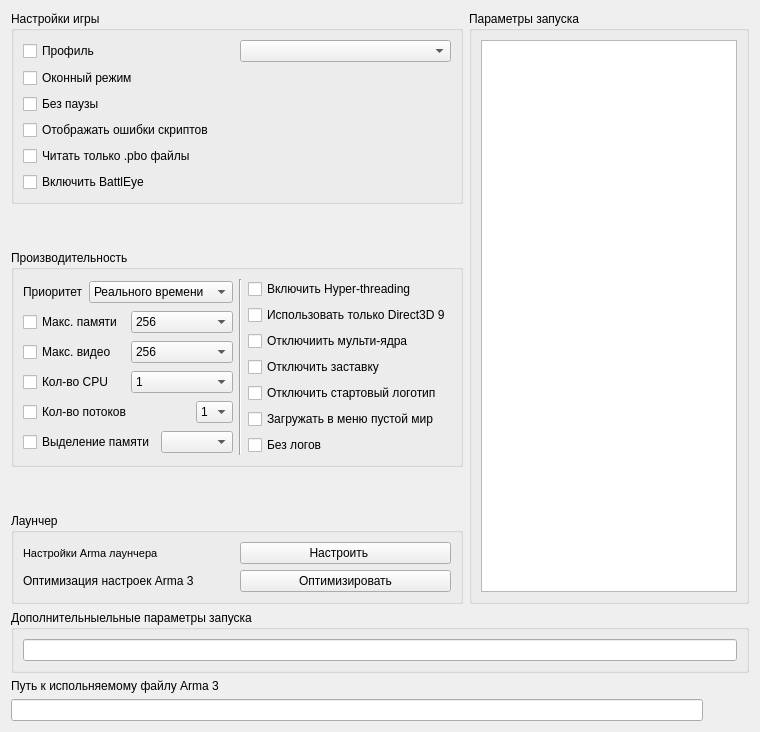
        <widget class="QWidget" name="gameSettings">
         <attribute name="icon">
          <iconset resource="pictures.qrc">
           <normaloff>:/myresources/IMG/settings59.png</normaloff>:/myresources/IMG/settings59.png</iconset>
         </attribute>
         <attribute name="title">
          <string>Параметры</string>
         </attribute>
         <layout class="QGridLayout" name="gridLayout_3">
          <item row="0" column="0">
           <layout class="QVBoxLayout" name="verticalLayout_34">
            <item>
             <layout class="QHBoxLayout" name="horizontalLayout_44">
              <item>
               <layout class="QVBoxLayout" name="verticalLayout_35">
                <item>
                 <widget class="QGroupBox" name="settingsBox">
                  <property name="title">
                   <string>Настройки игры</string>
                  </property>
                  <layout class="QGridLayout" name="gridLayout_46">
                   <item row="0" column="0">
                    <layout class="QVBoxLayout" name="verticalLayout_36">
                     <item>
                      <layout class="QHBoxLayout" name="horizontalLayout_45">
                       <item>
                        <widget class="QCheckBox" name="check_name">
                         <property name="toolTip">
                          <string>Профиль, который будет,
выбран при запуске игры.</string>
                         </property>
                         <property name="text">
                          <string>Профиль</string>
                         </property>
                        </widget>
                       </item>
                       <item>
                        <widget class="QComboBox" name="name"/>
                       </item>
                      </layout>
                     </item>
                     <item>
                      <widget class="QCheckBox" name="window">
                       <property name="toolTip">
                        <string>Запуск игры,
в оконном режиме.</string>
                       </property>
                       <property name="text">
                        <string>Оконный режим</string>
                       </property>
                      </widget>
                     </item>
                     <item>
                      <widget class="QCheckBox" name="noPause">
                       <property name="toolTip">
                        <string>При альтабе, игра будет
продолжать расчитывать сцену.</string>
                       </property>
                       <property name="text">
                        <string>Без паузы</string>
                       </property>
                      </widget>
                     </item>
                     <item>
                      <widget class="QCheckBox" name="showScriptErrors">
                       <property name="toolTip">
                        <string>Отображение ошибок
аддонов и миссий.</string>
                       </property>
                       <property name="text">
                        <string>Отображать ошибки скриптов</string>
                       </property>
                      </widget>
                     </item>
                     <item>
                      <widget class="QCheckBox" name="noFilePatching">
                       <property name="toolTip">
                        <string>Запрет на считывание данных, вне .pbo.</string>
                       </property>
                       <property name="text">
                        <string>Читать только .pbo файлы</string>
                       </property>
                      </widget>
                     </item>
                     <item>
                      <widget class="QCheckBox" name="battleEye">
                       <property name="toolTip">
                        <string>Автоматически при запуске,
включать сервис BattlEye.</string>
                       </property>
                       <property name="text">
                        <string>Включить BattlEye</string>
                       </property>
                      </widget>
                     </item>
                    </layout>
                   </item>
                  </layout>
                 </widget>
                </item>
                <item>
                 <spacer name="verticalSpacer_2">
                  <property name="orientation">
                   <enum>Qt::Vertical</enum>
                  </property>
                  <property name="sizeHint" stdset="0">
                   <size>
                    <width>20</width>
                    <height>40</height>
                   </size>
                  </property>
                 </spacer>
                </item>
                <item>
                 <widget class="QGroupBox" name="performanceBox">
                  <property name="title">
                   <string>Производительность</string>
                  </property>
                  <layout class="QHBoxLayout" name="horizontalLayout_46">
                   <item>
                    <layout class="QVBoxLayout" name="verticalLayout_37">
                     <item>
                      <layout class="QHBoxLayout" name="horizontalLayout_47">
                       <item>
                        <widget class="QLabel" name="label_priorityLaunch">
                         <property name="sizePolicy">
                          <sizepolicy hsizetype="Maximum" vsizetype="Preferred">
                           <horstretch>0</horstretch>
                           <verstretch>0</verstretch>
                          </sizepolicy>
                         </property>
                         <property name="text">
                          <string>Приоритет</string>
                         </property>
                        </widget>
                       </item>
                       <item>
                        <widget class="QComboBox" name="priorityLaunch">
                         <property name="toolTip">
                          <string>Приоритет работы в ОС.</string>
                         </property>
                         <item>
                          <property name="text">
                           <string>Реального времени</string>
                          </property>
                         </item>
                         <item>
                          <property name="text">
                           <string>Высокий</string>
                          </property>
                         </item>
                         <item>
                          <property name="text">
                           <string>Выше среднего</string>
                          </property>
                         </item>
                         <item>
                          <property name="text">
                           <string>Обычный</string>
                          </property>
                         </item>
                         <item>
                          <property name="text">
                           <string>Ниже среднего</string>
                          </property>
                         </item>
                         <item>
                          <property name="text">
                           <string>Низкий</string>
                          </property>
                         </item>
                        </widget>
                       </item>
                      </layout>
                     </item>
                     <item>
                      <layout class="QHBoxLayout" name="horizontalLayout_48">
                       <item>
                        <widget class="QCheckBox" name="check_maxMem">
                         <property name="toolTip">
                          <string>Максимальное кол-во памяти ОЗУ
которые будет использовать игра.
Из-за того что игра 32-битная
игра использует максимум 2048.</string>
                         </property>
                         <property name="text">
                          <string>Макс. памяти</string>
                         </property>
                        </widget>
                       </item>
                       <item>
                        <widget class="QComboBox" name="maxMem">
                         <item>
                          <property name="text">
                           <string>256</string>
                          </property>
                         </item>
                         <item>
                          <property name="text">
                           <string>512</string>
                          </property>
                         </item>
                         <item>
                          <property name="text">
                           <string>1024</string>
                          </property>
                         </item>
                         <item>
                          <property name="text">
                           <string>1536</string>
                          </property>
                         </item>
                         <item>
                          <property name="text">
                           <string>2048</string>
                          </property>
                         </item>
                        </widget>
                       </item>
                      </layout>
                     </item>
                     <item>
                      <layout class="QHBoxLayout" name="horizontalLayout_49">
                       <item>
                        <widget class="QCheckBox" name="check_maxVRAM">
                         <property name="toolTip">
                          <string>Максимальное кол-во видео памяти 
которые будет использовать игра.
Из-за того что игра 32-битная
игра использует максимум 2048.</string>
                         </property>
                         <property name="text">
                          <string>Макс. видео</string>
                         </property>
                        </widget>
                       </item>
                       <item>
                        <widget class="QComboBox" name="maxVRAM">
                         <item>
                          <property name="text">
                           <string>256</string>
                          </property>
                         </item>
                         <item>
                          <property name="text">
                           <string>512</string>
                          </property>
                         </item>
                         <item>
                          <property name="text">
                           <string>1024</string>
                          </property>
                         </item>
                         <item>
                          <property name="text">
                           <string>1536</string>
                          </property>
                         </item>
                         <item>
                          <property name="text">
                           <string>2048</string>
                          </property>
                         </item>
                        </widget>
                       </item>
                      </layout>
                     </item>
                     <item>
                      <layout class="QHBoxLayout" name="horizontalLayout_50">
                       <item>
                        <widget class="QCheckBox" name="check_cpuCount">
                         <property name="toolTip">
                          <string>Кол-во CPU, которые будет использовать игра.</string>
                         </property>
                         <property name="text">
                          <string>Кол-во CPU</string>
                         </property>
                        </widget>
                       </item>
                       <item>
                        <widget class="QComboBox" name="cpuCount">
                         <item>
                          <property name="text">
                           <string>1</string>
                          </property>
                         </item>
                         <item>
                          <property name="text">
                           <string>2</string>
                          </property>
                         </item>
                         <item>
                          <property name="text">
                           <string>3</string>
                          </property>
                         </item>
                         <item>
                          <property name="text">
                           <string>4</string>
                          </property>
                         </item>
                         <item>
                          <property name="text">
                           <string>5</string>
                          </property>
                         </item>
                         <item>
                          <property name="text">
                           <string>6</string>
                          </property>
                         </item>
                         <item>
                          <property name="text">
                           <string>7</string>
                          </property>
                         </item>
                         <item>
                          <property name="text">
                           <string>8</string>
                          </property>
                         </item>
                        </widget>
                       </item>
                      </layout>
                     </item>
                     <item>
                      <layout class="QHBoxLayout" name="horizontalLayout_51">
                       <item>
                        <widget class="QCheckBox" name="check_exThreads">
                         <property name="toolTip">
                          <string>Кол-во потоков, которые игра будет использовать.</string>
                         </property>
                         <property name="text">
                          <string>Кол-во потоков</string>
                         </property>
                        </widget>
                       </item>
                       <item>
                        <widget class="QComboBox" name="exThreads">
                         <property name="sizePolicy">
                          <sizepolicy hsizetype="Maximum" vsizetype="Fixed">
                           <horstretch>0</horstretch>
                           <verstretch>0</verstretch>
                          </sizepolicy>
                         </property>
                         <item>
                          <property name="text">
                           <string>1</string>
                          </property>
                         </item>
                         <item>
                          <property name="text">
                           <string>3</string>
                          </property>
                         </item>
                         <item>
                          <property name="text">
                           <string>5</string>
                          </property>
                         </item>
                         <item>
                          <property name="text">
                           <string>7</string>
                          </property>
                         </item>
                        </widget>
                       </item>
                      </layout>
                     </item>
                     <item>
                      <layout class="QHBoxLayout" name="horizontalLayout_52">
                       <item>
                        <widget class="QCheckBox" name="check_malloc">
                         <property name="toolTip">
                          <string>Тип выделения памяти,
Стандартный tbb4_malloc.</string>
                         </property>
                         <property name="text">
                          <string>Выделение памяти</string>
                         </property>
                        </widget>
                       </item>
                       <item>
                        <widget class="QComboBox" name="malloc"/>
                       </item>
                      </layout>
                     </item>
                    </layout>
                   </item>
                   <item>
                    <widget class="Line" name="line_6">
                     <property name="orientation">
                      <enum>Qt::Vertical</enum>
                     </property>
                    </widget>
                   </item>
                   <item>
                    <layout class="QVBoxLayout" name="verticalLayout_38">
                     <item>
                      <widget class="QCheckBox" name="enableHT">
                       <property name="toolTip">
                        <string>Многопоточность, 
используется в основном на процессорах Intel.</string>
                       </property>
                       <property name="text">
                        <string>Включить Hyper-threading</string>
                       </property>
                      </widget>
                     </item>
                     <item>
                      <widget class="QCheckBox" name="winxp">
                       <property name="toolTip">
                        <string>Использование DX9, 
применяется для ОС WinXP.</string>
                       </property>
                       <property name="text">
                        <string>Использовать только Direct3D 9</string>
                       </property>
                      </widget>
                     </item>
                     <item>
                      <widget class="QCheckBox" name="noCB">
                       <property name="toolTip">
                        <string>Используется лишь 1 ядро процессора.</string>
                       </property>
                       <property name="text">
                        <string>Отключиить мульти-ядра</string>
                       </property>
                      </widget>
                     </item>
                     <item>
                      <widget class="QCheckBox" name="nosplash">
                       <property name="toolTip">
                        <string>Отключить заставку при запуске,
уменьшает время запуска игры.</string>
                       </property>
                       <property name="text">
                        <string>Отключить заставку</string>
                       </property>
                      </widget>
                     </item>
                     <item>
                      <widget class="QCheckBox" name="skipIntro">
                       <property name="toolTip">
                        <string>Отключить логотипы игры при запуске,
уменьшает время запуска игры.</string>
                       </property>
                       <property name="text">
                        <string>Отключить стартовый логотип</string>
                       </property>
                      </widget>
                     </item>
                     <item>
                      <widget class="QCheckBox" name="worldEmpty">
                       <property name="toolTip">
                        <string>В меню загружается пустой мир,
ускоряет время запуска игры.</string>
                       </property>
                       <property name="text">
                        <string>Загружать в меню пустой мир</string>
                       </property>
                      </widget>
                     </item>
                     <item>
                      <widget class="QCheckBox" name="noLogs">
                       <property name="toolTip">
                        <string>Игра не будет сохранять логи работы,
увеличивает производительность.</string>
                       </property>
                       <property name="text">
                        <string>Без логов</string>
                       </property>
                      </widget>
                     </item>
                    </layout>
                   </item>
                  </layout>
                 </widget>
                </item>
                <item>
                 <spacer name="verticalSpacer">
                  <property name="orientation">
                   <enum>Qt::Vertical</enum>
                  </property>
                  <property name="sizeHint" stdset="0">
                   <size>
                    <width>20</width>
                    <height>40</height>
                   </size>
                  </property>
                 </spacer>
                </item>
                <item>
                 <widget class="QGroupBox" name="optimizeBox">
                  <property name="title">
                   <string>Лаунчер</string>
                  </property>
                  <layout class="QGridLayout" name="gridLayout_4">
                   <item row="0" column="0">
                    <layout class="QVBoxLayout" name="verticalLayout_2">
                     <item>
                      <widget class="QLabel" name="launcherSettings_label">
                       <property name="sizePolicy">
                        <sizepolicy hsizetype="Preferred" vsizetype="Minimum">
                         <horstretch>0</horstretch>
                         <verstretch>0</verstretch>
                        </sizepolicy>
                       </property>
                       <property name="font">
                        <font>
                         <pointsize>8</pointsize>
                        </font>
                       </property>
                       <property name="text">
                        <string>Настройки Arma лаунчера</string>
                       </property>
                      </widget>
                     </item>
                     <item>
                      <widget class="QLabel" name="label_optimize">
                       <property name="sizePolicy">
                        <sizepolicy hsizetype="Preferred" vsizetype="Minimum">
                         <horstretch>0</horstretch>
                         <verstretch>0</verstretch>
                        </sizepolicy>
                       </property>
                       <property name="text">
                        <string>Оптимизация настроек Arma 3</string>
                       </property>
                      </widget>
                     </item>
                    </layout>
                   </item>
                   <item row="0" column="1">
                    <layout class="QVBoxLayout" name="verticalLayout">
                     <item>
                      <widget class="QPushButton" name="launcherSettings">
                       <property name="toolTip">
                        <string>Настройки лаунчера</string>
                       </property>
                       <property name="text">
                        <string>   Настроить       </string>
                       </property>
                       <property name="icon">
                        <iconset resource="pictures.qrc">
                         <normaloff>:/myresources/IMG/wrench10.png</normaloff>:/myresources/IMG/wrench10.png</iconset>
                       </property>
                      </widget>
                     </item>
                     <item>
                      <widget class="QPushButton" name="optimize">
                       <property name="toolTip">
                        <string>Оптимизация настроек игры</string>
                       </property>
                       <property name="text">
                        <string>Оптимизировать</string>
                       </property>
                       <property name="icon">
                        <iconset resource="pictures.qrc">
                         <normaloff>:/myresources/IMG/computer monitor1.png</normaloff>:/myresources/IMG/computer monitor1.png</iconset>
                       </property>
                      </widget>
                     </item>
                    </layout>
                   </item>
                  </layout>
                 </widget>
                </item>
               </layout>
              </item>
              <item>
               <layout class="QVBoxLayout" name="verticalLayout_40">
                <item>
                 <widget class="QGroupBox" name="runParametersBox">
                  <property name="title">
                   <string>Параметры запуска</string>
                  </property>
                  <layout class="QGridLayout" name="gridLayout_48">
                   <item row="0" column="0">
                    <widget class="QTextBrowser" name="runParameters">
                     <property name="font">
                      <font>
                       <pointsize>7</pointsize>
                      </font>
                     </property>
                    </widget>
                   </item>
                  </layout>
                 </widget>
                </item>
               </layout>
              </item>
             </layout>
            </item>
            <item>
             <widget class="QGroupBox" name="label_addParameters">
              <property name="sizePolicy">
               <sizepolicy hsizetype="Minimum" vsizetype="Minimum">
                <horstretch>0</horstretch>
                <verstretch>0</verstretch>
               </sizepolicy>
              </property>
              <property name="title">
               <string>Дополнительныельные параметры запуска</string>
              </property>
              <layout class="QVBoxLayout" name="verticalLayout_41">
               <item>
                <widget class="QLineEdit" name="addParameters">
                 <property name="clearButtonEnabled">
                  <bool>true</bool>
                 </property>
                </widget>
               </item>
              </layout>
             </widget>
            </item>
            <item>
             <layout class="QVBoxLayout" name="verticalLayout_42">
              <item>
               <widget class="QLabel" name="label">
                <property name="sizePolicy">
                 <sizepolicy hsizetype="Minimum" vsizetype="Fixed">
                  <horstretch>0</horstretch>
                  <verstretch>0</verstretch>
                 </sizepolicy>
                </property>
                <property name="text">
                 <string>Путь к испольняемому файлу Arma 3</string>
                </property>
               </widget>
              </item>
              <item>
               <layout class="QHBoxLayout" name="horizontalLayout_54">
                <item>
                 <widget class="QLineEdit" name="pathFolder">
                  <property name="readOnly">
                   <bool>true</bool>
                  </property>
                  <property name="clearButtonEnabled">
                   <bool>false</bool>
                  </property>
                 </widget>
                </item>
                <item>
                 <widget class="QPushButton" name="pathBrowse">
                  <property name="toolTip">
                   <string>Обзор пути к исполняемому файлу</string>
                  </property>
                  <property name="icon">
                   <iconset resource="pictures.qrc">
                    <normaloff>:/myresources/IMG/file99.png</normaloff>:/myresources/IMG/file99.png</iconset>
                  </property>
                  <property name="iconSize">
                   <size>
                    <width>26</width>
                    <height>26</height>
                   </size>
                  </property>
                  <property name="flat">
                   <bool>true</bool>
                  </property>
                 </widget>
                </item>
               </layout>
              </item>
             </layout>
            </item>
           </layout>
          </item>
         </layout>
        </widget>
